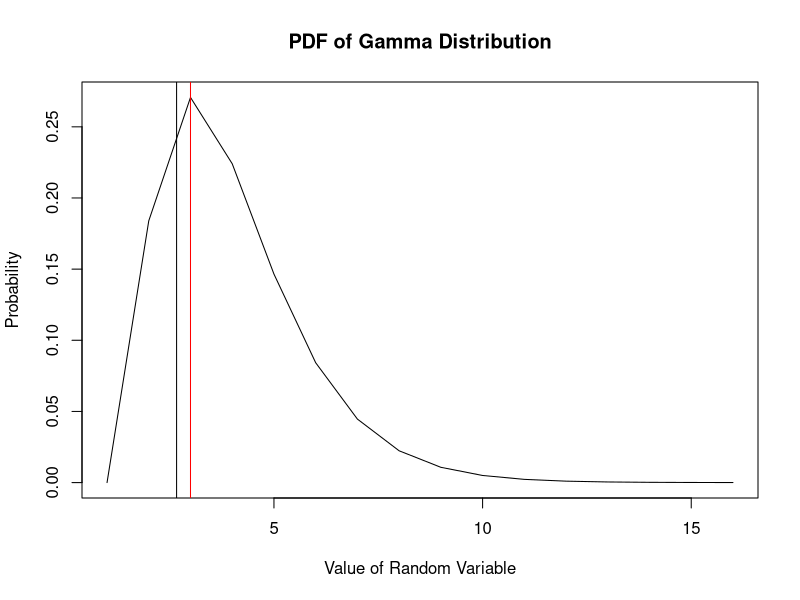
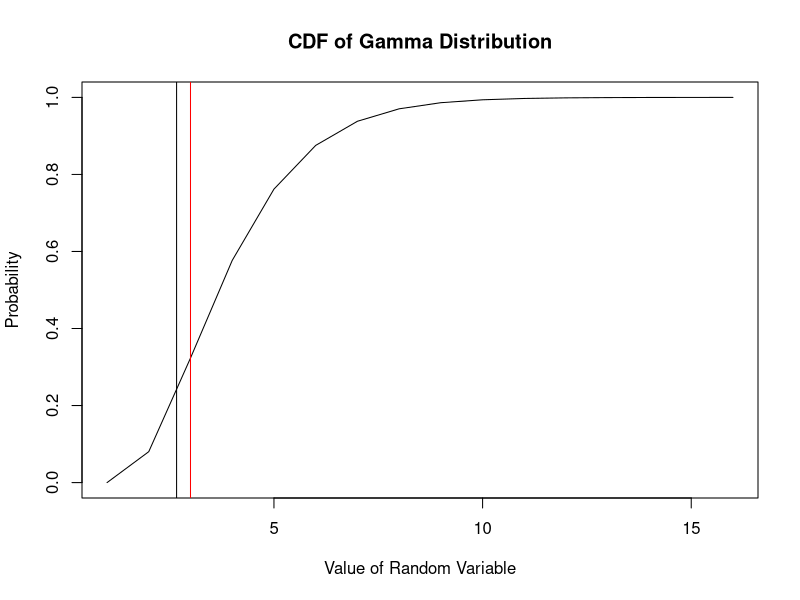
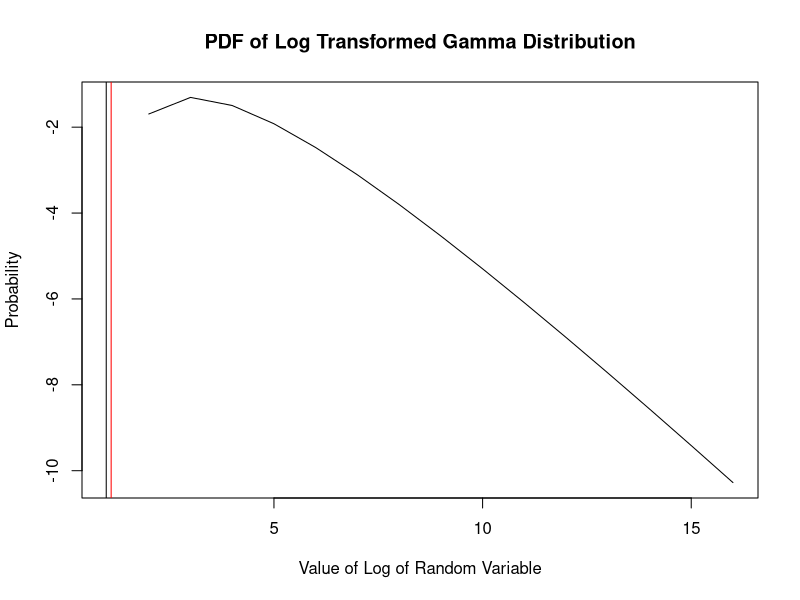
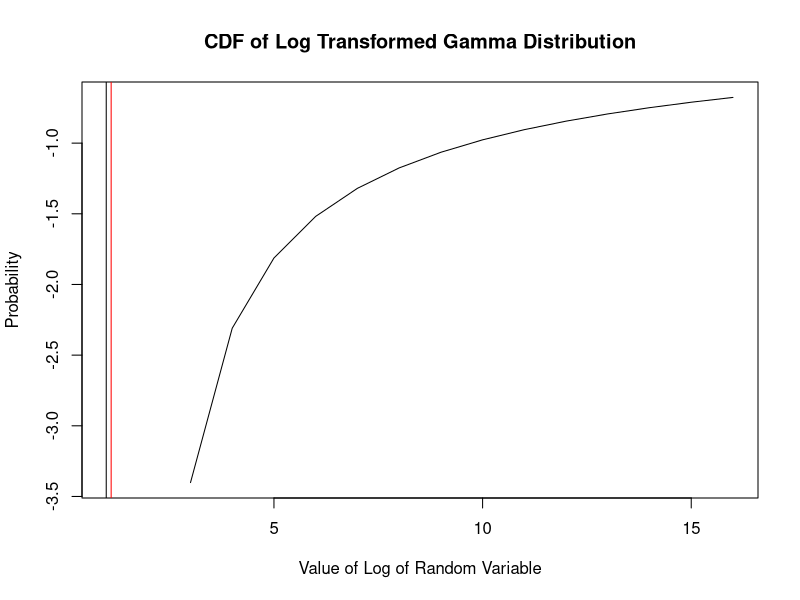
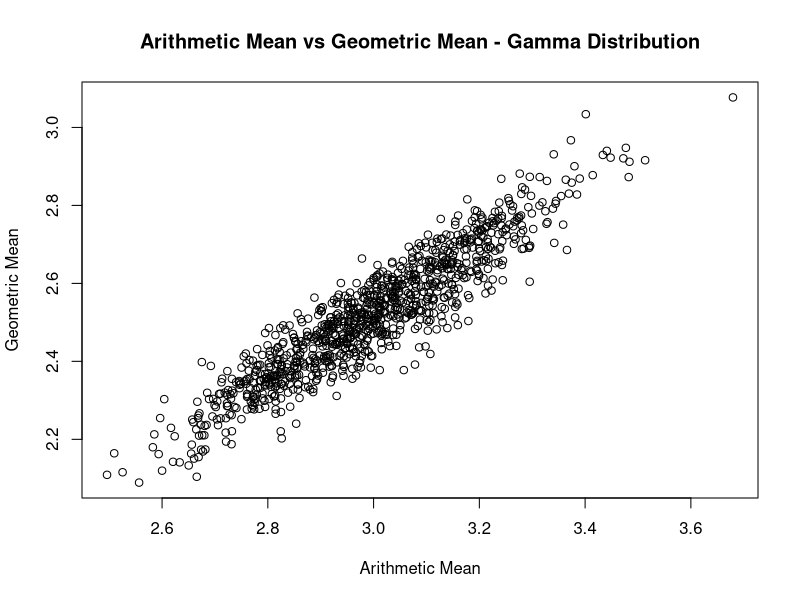
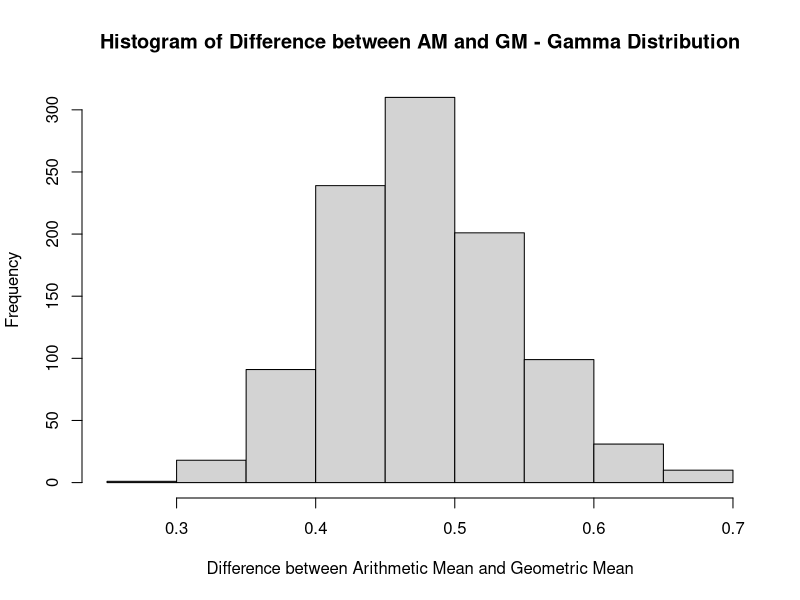
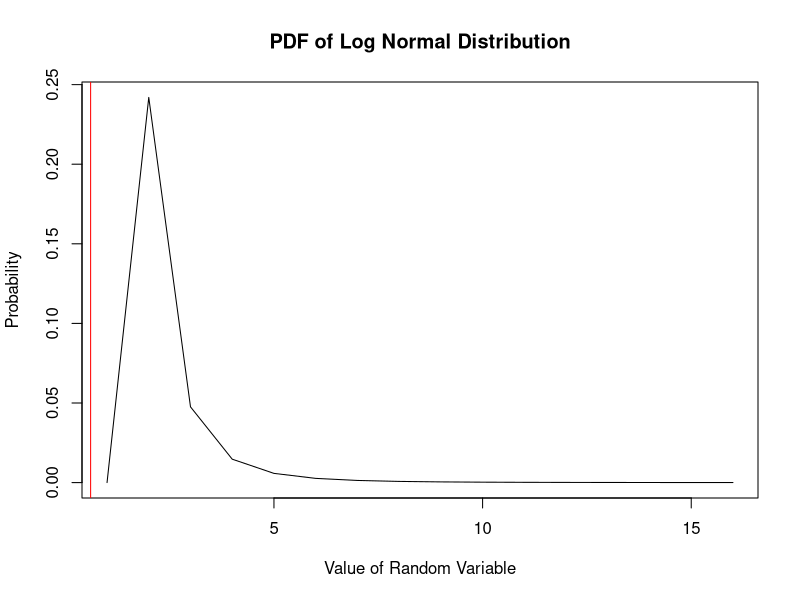
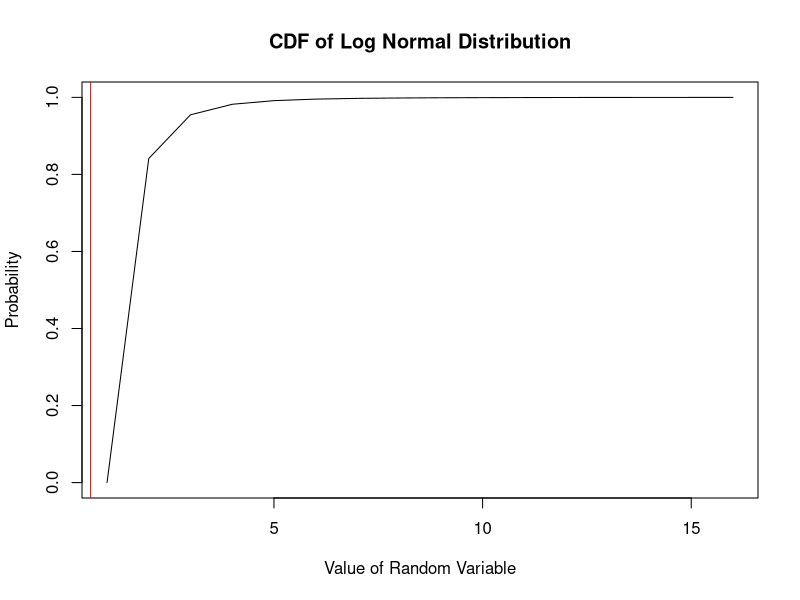

Source code (R) for these figures, in order:
## ---- chunk 1
shape = 3
scale = 1
mean = shape/scale
mode = (shape - 1)*scale
median = (2*mean + mode)/3
logmean = log(shape/scale)
logmedian = log(median)

#PDF
plot(dgamma(0:15, shape = shape, scale = scale), type = "l", xlab = "Value of Random Variable", ylab = "Probability", main = "PDF of Gamma Distribution")
abline(v = mean, col = "red") 
abline(v = median, col = "black")

#CDF
plot(pgamma(0:15, shape = 3, scale = 1), type = "l", xlab = "Value of Random Variable", ylab = "Probability", main = "CDF of Gamma Distribution")
abline(v = mean, col = "red")
abline(v = median, col = "black")

#PDF of log(X)
plot(dgamma(0:15, shape = 3, scale = 1, log = TRUE), type = "l", xlab = "Value of Log of Random Variable", ylab = "Probability", main = "PDF of Log Transformed Gamma Distribution")
abline(v = logmean, col = "red")
abline(v = logmedian, col = "black")

#CDF of log(X)
plot(log(pgamma(log(0:15), shape = 3, scale = 1)), type = "l", xlab = "Value of Log of Random Variable", ylab = "Probability", main = "CDF of Log Transformed Gamma Distribution")
abline(v = logmean, col = "red")
abline(v = logmedian, col = "black")

## ---- chunk 2
mgamma = c()
gmgamma = c()
for (i in 1:1000)
{
  gamma <- rgamma(1:100, shape = 3, scale = 1)
  m <- mean(gamma)
  gm <- exp(mean(log(gamma)))
  mgamma[i] <- m
  gmgamma[i] <- gm
}

plot(mgamma, gmgamma, xlab = "Arithmetic Mean", ylab = "Geometric Mean", main = "Arithmetic Mean vs Geometric Mean - Gamma Distribution")

hist(mgamma - gmgamma, xlab = "Difference between Arithmetic Mean and Geometric Mean", main = "Histogram of Difference between AM and GM - Gamma Distribution")
## ---- chunk 3
meanlog = -1
sdlog = 1
meanln = exp(meanlog + (sdlog^2)/2)
medianln = exp(meanlog)
logmeanln = log(meanln)
logmedianln = log(medianln)

#PDF
plot(dlnorm(0:15, meanlog = -1, sdlog = 1), type = "l", xlab = "Value of Random Variable", ylab = "Probability", main = "PDF of Log Normal Distribution")
abline(v = meanln, col = "red") 
abline(v = medianln, col = "black")

#CDF
plot(plnorm(0:15, meanlog = -1, sdlog = 1), type = "l", xlab = "Value of Random Variable", ylab = "Probability", main = "CDF of Log Normal Distribution")
abline(v = meanln, col = "red")
abline(v = medianln, col = "black")

#PDF of log(X)
plot(dlnorm(0:15, meanlog = -1, sdlog = 1, log = TRUE), type = "l", xlab = "Value of Log of Random Variable", ylab = "Probability", main = "PDF of Log Transformed Log Normal Distribution")
abline(v = logmeanln, col = "red")
abline(v = logmedianln, col = "black")

#CDF of log(X)
plot(plnorm(0:15, meanlog = -1, sdlog = 1, log = TRUE), type = "l", xlab = "Value of Log of Random Variable", ylab = "Probability", main = "CDF of Log Transformed Log Normal Distribution")
abline(v = logmeanln, col = "red")
abline(v = logmedianln, col = "black")
## ---- chunk 4
mln = c()
gmln = c()
for (i in 1:1000)
{
  ln <- rlnorm(1:100, meanlog = -1, sdlog = 1)
  m <- mean(ln)
  gm <- exp(mean(log(ln)))
  mln[i] <- m
  gmln[i] <- gm
}

plot(mln, gmln, xlab = "Arithmetic Mean", ylab = "Geometric Mean", main = "Arithmetic Mean vs Geometric Mean - Log Normal Distribution")

hist(mln - gmln, xlab = "Difference between Arithmetic Mean and Geometric Mean", main = "Histogram of Difference between AM and GM - Log Normal Distribution")
## ---- chunk 5
min = 0
max = 12
meanu = (min + max)/2
logmeanu = log(meanu)

#PDF
plot(dunif(0:15, min = 0, max= 12), type = "l", xlab = "Value of Random Variable", ylab = "Probability", main = "PDF of Uniform Distribution")
abline(v = meanu, col = "red") 
#abline(v = meanu, col = "black")

#CDF
plot(punif(0:15, min = 0, max= 12), type = "l", xlab = "Value of Random Variable", ylab = "Probability", main = "CDF of Uniform Distribution")
abline(v = meanu, col = "red")
#abline(v = meanu, col = "black")

#PDF of log(X)
plot(dunif(0:15, min = 0, max= 12, log = TRUE), type = "l", xlab = "Value of Log of Random Variable", ylab = "Probability", main = "PDF of Log Transformed Uniform Distribution")
abline(v = logmeanu, col = "red")
#abline(v = logmeanu, col = "black")

#CDF of log(X)
plot(punif(0:15, min = 0, max= 12, log = TRUE), type = "l", xlab = "Value of Log of Random Variable", ylab = "Probability", main = "CDF of Log Transformed Uniform Distribution")
abline(v = logmeanu, col = "red")
#abline(v = logmeanu, col = "black")
## ---- chunk 6
mu = c()
gmu = c()
for (i in 1:1000)
{
  u <- runif(1:100, min = 0, max = 12)
  m <- mean(u)
  gm <- exp(mean(log(u)))
  mu[i] <- m
  gmu[i] <- gm
}

plot(mu, gmu, xlab = "Arithmetic Mean", ylab = "Geometric Mean", main = "Arithmetic Mean vs Geometric Mean - Uniform Distribution")
hist(mu - gmu, xlab = "Difference between Arithmetic Mean and Geometric Mean", main = "Histogram of Difference between AM and GM - Uniform Distribution")
## ---- chunk 7

## ---- chunk 8
mlu = c()
lmu = c()
for (i in 1:1000)
{
  lu <- log(runif(1:1000, min = 2, max = 17))
  u <- runif(1:1000, min = 2, max = 17)
  m <- mean(lu)
  l <- mean(u)
  mlu[i] <- m
  lmu[i] <- l
}
hist(mlu - log(lmu), xlab = "Difference between E[log(X)] and log(E[X])", main = "Histogram of Diff. between E[log(X)] and log(E[X]) - Uniform Dist.")

mlln = c()
lmln = c()
for (i in 1:1000)
{
  lln <- log(rlnorm(1:1000, meanlog = 3, sdlog = 2))
  ln <- rlnorm(1:1000, meanlog = 3, sdlog = 2)
  m <- mean(lln)
  l <- mean(ln)
  mlln[i] <- m
  lmln[i] <- l
}
hist(mlln - log(lmln), xlab = "Difference between E[log(X)] and log(E[X])", main = "Histogram of Diff. between E[log(X)] and log(E[X]) - Log Normal Dist.")

mg = c()
lmg = c()
for (i in 1:1000)
{
  lg <- log(rgamma(1:1000, scale = 2, shape = 4))
  g <- rgamma(1:1000, scale = 5, shape = 16)
  m <- mean(lg)
  l <- mean(g)
  mg[i] <- m
  lmg[i] <- l
}
hist(mg - log(lmg), xlab = "Difference between E[log(X)] and log(E[X])", main = "Histogram of Diff. between E[log(X)] and log(E[X]) - Gamma Dist.")

